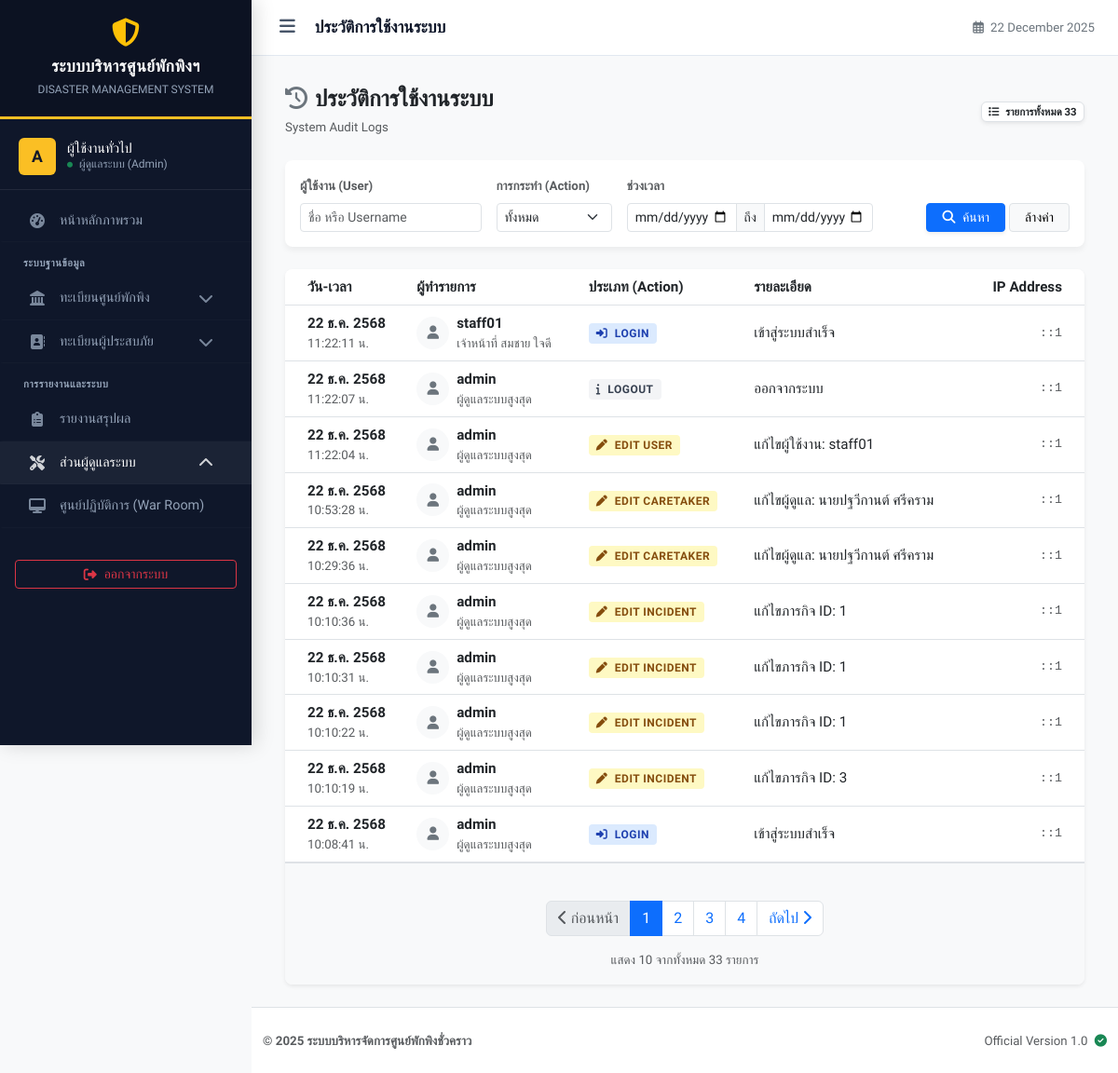
Screenshot of /system_log_list.php (signed in) with the database file from the repository.
### tables this page shows
CREATE TABLE `system_logs` (
  `id` int(11) NOT NULL,
  `user_id` int(11) DEFAULT NULL,
  `action` varchar(50) NOT NULL COMMENT 'ประเภทการกระทำ (Login, Add, Edit)',
  `description` text DEFAULT NULL COMMENT 'รายละเอียดเพิ่มเติม',
  `ip_address` varchar(45) DEFAULT NULL,
  `created_at` timestamp NOT NULL DEFAULT current_timestamp()
);

CREATE TABLE `users` (
  `id` int(11) NOT NULL,
  `username` varchar(50) NOT NULL COMMENT 'ชื่อผู้ใช้',
  `password` varchar(255) NOT NULL COMMENT 'รหัสผ่าน (Hashed)',
  `full_name` varchar(100) NOT NULL COMMENT 'ชื่อ-นามสกุล',
  `role` enum('admin','staff','volunteer') NOT NULL DEFAULT 'staff' COMMENT 'สิทธิ์การใช้งาน',
  `shelter_id` int(11) DEFAULT NULL COMMENT 'สังกัดศูนย์พักพิง',
  `created_at` timestamp NOT NULL DEFAULT current_timestamp(),
  `last_login` datetime DEFAULT NULL
);

### system_log_list.php (the view, shortened to what this page needs)
<?php
require_once 'config/db.php';
require_once 'includes/functions.php';
$user_search = isset($_GET['user']) ? trim($_GET['user']) : '';
$action_search = isset($_GET['action']) ? trim($_GET['action']) : '';
$date_start = isset($_GET['date_start']) ? $_GET['date_start'] : '';
$date_end = isset($_GET['date_end']) ? $_GET['date_end'] : '';
$page = isset($_GET['page']) ? (int)$_GET['page'] : 1;
$limit = 10;
$offset = ($page - 1) * $limit;
$where_sql = " WHERE 1=1 ";
$params = [];
$sql_count = "SELECT COUNT(*) FROM system_logs l LEFT JOIN users u ON l.user_id = u.id " . $where_sql;
$stmt_count = $pdo->prepare($sql_count);
$stmt_count->execute($params);
$total_records = $stmt_count->fetchColumn();
$total_pages = ceil($total_records / $limit);
$sql = "SELECT l.*, u.username, u.full_name
        FROM system_logs l
        LEFT JOIN users u ON l.user_id = u.id
        $where_sql
        ORDER BY l.created_at DESC LIMIT $limit OFFSET $offset";
$stmt = $pdo->prepare($sql);
$stmt->execute($params);
$logs = $stmt->fetchAll();
?>
<!DOCTYPE html>
<html lang="th">
<head>
</head>
<body class="bg-light">
<?php include 'includes/header.php'; ?>
<div class="container-fluid">
    <div class="d-flex justify-content-between align-items-center mb-4 pt-2">
        <div>
            <h4 class="fw-bold text-dark mb-1">
                <i class="fas fa-history text-secondary me-2"></i>ประวัติการใช้งานระบบ
            </h4>
            <span class="text-muted small">System Audit Logs</span>
        </div>
        <div>
            <span class="badge bg-white text-dark border shadow-sm">
                <i class="fas fa-list me-1"></i> รายการทั้งหมด <?php echo number_format($total_records); ?>
            </span>
        </div>
    </div>
    <div class="card filter-card border-0 mb-4 rounded-3">
        <div class="card-body p-3">
            <form action="" method="GET" class="row g-3 align-items-end">
                <div class="col-md-3">
                    <label class="form-label small fw-bold text-muted">ผู้ใช้งาน (User)</label>
                    <input type="text" name="user" class="form-control form-control-sm" placeholder="ชื่อ หรือ Username" value="<?php echo htmlspecialchars($user_search); ?>">
                </div>
                <div class="col-md-2">
                    <label class="form-label small fw-bold text-muted">การกระทำ (Action)</label>
                    <select name="action" class="form-select form-select-sm">
                        <option value="">ทั้งหมด</option>
                    </select>
                </div>
                <div class="col-md-4">
                    <label class="form-label small fw-bold text-muted">ช่วงเวลา</label>
                    <div class="input-group input-group-sm">
                        <input type="date" name="date_start" class="form-control" value="<?php echo $date_start; ?>">
                        <span class="input-group-text">ถึง</span>
                        <input type="date" name="date_end" class="form-control" value="<?php echo $date_end; ?>">
                    </div>
                </div>
                <div class="col-md-3 text-md-end">
                    <button type="submit" class="btn btn-primary btn-sm px-3 shadow-sm"><i class="fas fa-search me-1"></i> ค้นหา</button>
                    <a href="system_log_list.php" class="btn btn-light btn-sm border px-3">ล้างค่า</a>
                </div>
            </form>
        </div>
    </div>
    <div class="card border-0 shadow-sm rounded-3 overflow-hidden">
        <div class="card-body p-0">
            <div class="table-responsive">
                <table class="table table-hover align-middle mb-0 table-official">
                    <thead>
                        <tr>
                            <th class="ps-4">วัน-เวลา</th>
                            <th>ผู้ทำรายการ</th>
                            <th>ประเภท (Action)</th>
                            <th>รายละเอียด</th>
                            <th class="text-end pe-4">IP Address</th>
                        </tr>
                    </thead>
                    <tbody>
                        <?php if(count($logs) > 0): ?>
                            <?php foreach ($logs as $row): ?>
                                <?php
                                    $act = strtolower($row['action']);
                                    $bg_class = 'bg-other';
                                    $icon = 'fa-info';
                                    if(strpos($act, 'login') !== false) { $bg_class = 'bg-login'; $icon = 'fa-sign-in-alt'; }
                                    elseif(strpos($act, 'add') !== false) { $bg_class = 'bg-add'; $icon = 'fa-plus'; }
                                    elseif(strpos($act, 'edit') !== false) { $bg_class = 'bg-edit'; $icon = 'fa-pen'; }
                                    elseif(strpos($act, 'delete') !== false) { $bg_class = 'bg-delete'; $icon = 'fa-trash'; }
                                ?>
                                <tr>
                                    <td class="ps-4 text-nowrap">
                                        <div class="fw-bold text-dark"><?php echo thaiDate(date('Y-m-d', strtotime($row['created_at']))); ?></div>
                                        <div class="small text-muted"><?php echo date('H:i:s', strtotime($row['created_at'])); ?> น.</div>
                                    </td>
                                    <td>
                                        <?php if($row['username']): ?>
                                            <div class="d-flex align-items-center">
                                                <div class="log-icon bg-light text-secondary me-2">
                                                    <i class="fas fa-user"></i>
                                                </div>
                                                <div>
                                                    <div class="fw-bold text-dark"><?php echo htmlspecialchars($row['username']); ?></div>
                                                    <div class="small text-muted"><?php echo htmlspecialchars($row['full_name']); ?></div>
                                                </div>
                                            </div>
                                        <?php else: ?>
                                            <span class="text-muted fst-italic">Unknown User (ID: <?php echo $row['user_id']; ?>)</span>
                                        <?php endif; ?>
                                    </td>
                                    <td>
                                        <span class="badge-action <?php echo $bg_class; ?>">
                                            <i class="fas <?php echo $icon; ?> me-1"></i> <?php echo htmlspecialchars($row['action']); ?>
                                        </span>
                                    </td>
                                    <td>
                                        <span class="text-dark"><?php echo htmlspecialchars($row['description']); ?></span>
                                    </td>
                                    <td class="text-end pe-4 text-muted font-monospace small">
                                        <?php echo htmlspecialchars($row['ip_address']); ?>
                                    </td>
                                </tr>
                            <?php endforeach; ?>
                        <?php else: ?>
                            <tr>
                                <td colspan="5" class="text-center py-5 text-muted">ไม่พบข้อมูลประวัติการใช้งาน</td>
                            </tr>
                        <?php endif; ?>
                    </tbody>
                </table>
            </div>
            <div class="p-3 bg-light border-top">
                <?php
                    echo renderPagination($page, $total_pages, [
                        'user' => $user_search,
                        'action' => $action_search,
                        'date_start' => $date_start,
                        'date_end' => $date_end
                    ]);
                ?>
                <div class="text-center text-muted small mt-2">
                    แสดง <?php echo count($logs); ?> จากทั้งหมด <?php echo number_format($total_records); ?> รายการ
                </div>
            </div>
        </div>
    </div>
</div>
<?php include 'includes/footer.php'; ?>
</body>
</html>

### system_log_list.php (style rules this page uses)
.filter-card { background-color: #fff; border-bottom: 3px solid #1e293b; box-shadow: 0 4px 6px rgba(0,0,0,0.05); }
.log-icon { width: 35px; height: 35px; border-radius: 50%; display: flex; align-items: center; justify-content: center; font-size: 0.9rem; }
.badge-action { font-size: 0.75rem; font-weight: 600; padding: 4px 8px; border-radius: 4px; text-transform: uppercase; letter-spacing: 0.5px; }
.bg-login { background-color: #dbeafe; color: #1e40af; }
.bg-edit { background-color: #fef9c3; color: #854d0e; }
.bg-other { background-color: #f3f4f6; color: #374151; }

### includes/header.php (style rules this page uses)
:root { --sidebar-width: 270px; --header-height: 60px; --nav-bg: #0f172a; --nav-hover: #1e293b; --active-gold: #fbbf24; --text-main: #f1f5f9; --text-muted: #94a3b8; --body-bg: #f8fafc; --border-color: rgba(255,255,255,0.08); }
body { font-family: 'Prompt', sans-serif; background-color: var(--body-bg); color: #334155; overflow-x: hidden; font-size: 0.95rem; }

### rows the page displays
system_logs: created_at "22 ธ.ค. 2568", created_at "11:22:11", user.username "staff01", user.full_name "เจ้าหน้าที่ สมชาย ใจดี", action "LOGIN", description "เข้าสู่ระบบสำเร็จ", ip_address "::1"
system_logs: created_at "22 ธ.ค. 2568", created_at "11:22:07", user.username "admin", user.full_name "ผู้ดูแลระบบสูงสุด", action "LOGOUT", description "ออกจากระบบ", ip_address "::1"
system_logs: created_at "22 ธ.ค. 2568", created_at "11:22:04", user.username "admin", user.full_name "ผู้ดูแลระบบสูงสุด", action "EDIT USER", description "แก้ไขผู้ใช้งาน: staff01", ip_address "::1"
system_logs: created_at "22 ธ.ค. 2568", created_at "10:53:28", user.username "admin", user.full_name "ผู้ดูแลระบบสูงสุด", action "EDIT CARETAKER", description "แก้ไขผู้ดูแล: นายปฐวีกานต์ ศรีคราม", ip_address "::1"
system_logs: created_at "22 ธ.ค. 2568", created_at "10:29:36", user.username "admin", user.full_name "ผู้ดูแลระบบสูงสุด", action "EDIT CARETAKER", description "แก้ไขผู้ดูแล: นายปฐวีกานต์ ศรีคราม", ip_address "::1"
system_logs: created_at "22 ธ.ค. 2568", created_at "10:10:36", user.username "admin", user.full_name "ผู้ดูแลระบบสูงสุด", action "EDIT INCIDENT", description "แก้ไขภารกิจ ID: 1", ip_address "::1"
system_logs: created_at "22 ธ.ค. 2568", created_at "10:10:31", user.username "admin", user.full_name "ผู้ดูแลระบบสูงสุด", action "EDIT INCIDENT", description "แก้ไขภารกิจ ID: 1", ip_address "::1"
system_logs: created_at "22 ธ.ค. 2568", created_at "10:10:22", user.username "admin", user.full_name "ผู้ดูแลระบบสูงสุด", action "EDIT INCIDENT", description "แก้ไขภารกิจ ID: 1", ip_address "::1"
system_logs: created_at "22 ธ.ค. 2568", created_at "10:10:19", user.username "admin", user.full_name "ผู้ดูแลระบบสูงสุด", action "EDIT INCIDENT", description "แก้ไขภารกิจ ID: 3", ip_address "::1"
system_logs: created_at "22 ธ.ค. 2568", created_at "10:08:41", user.username "admin", user.full_name "ผู้ดูแลระบบสูงสุด", action "LOGIN", description "เข้าสู่ระบบสำเร็จ", ip_address "::1"

### other values shown
substr($_SESSION['username'] ?? 'U', 0, 1) "A"
$_SESSION['fullname'] "ผู้ใช้งานทั่วไป"
$total_records "33"
count($logs) "10"
